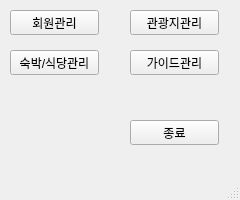
<?xml version="1.0" encoding="UTF-8"?>
<ui version="4.0">
 <class>mainpage</class>
 <widget class="QMainWindow" name="mainpage">
  <property name="geometry">
   <rect>
    <x>0</x>
    <y>0</y>
    <width>240</width>
    <height>200</height>
   </rect>
  </property>
  <property name="windowTitle">
   <string>mainpage</string>
  </property>
  <widget class="QWidget" name="centralwidget">
   <widget class="QPushButton" name="user_btn">
    <property name="geometry">
     <rect>
      <x>10</x>
      <y>10</y>
      <width>89</width>
      <height>25</height>
     </rect>
    </property>
    <property name="text">
     <string>회원관리</string>
    </property>
   </widget>
   <widget class="QPushButton" name="guide_btn">
    <property name="geometry">
     <rect>
      <x>130</x>
      <y>50</y>
      <width>89</width>
      <height>25</height>
     </rect>
    </property>
    <property name="text">
     <string>가이드관리</string>
    </property>
   </widget>
   <widget class="QPushButton" name="beach_btn">
    <property name="geometry">
     <rect>
      <x>130</x>
      <y>10</y>
      <width>89</width>
      <height>25</height>
     </rect>
    </property>
    <property name="text">
     <string>관광지관리</string>
    </property>
   </widget>
   <widget class="QPushButton" name="tour_btn">
    <property name="geometry">
     <rect>
      <x>10</x>
      <y>50</y>
      <width>89</width>
      <height>25</height>
     </rect>
    </property>
    <property name="text">
     <string>숙박/식당관리</string>
    </property>
   </widget>
   <widget class="QPushButton" name="exit_btn">
    <property name="geometry">
     <rect>
      <x>130</x>
      <y>120</y>
      <width>89</width>
      <height>25</height>
     </rect>
    </property>
    <property name="text">
     <string>종료</string>
    </property>
   </widget>
  </widget>
  <widget class="QMenuBar" name="menubar">
   <property name="geometry">
    <rect>
     <x>0</x>
     <y>0</y>
     <width>240</width>
     <height>22</height>
    </rect>
   </property>
  </widget>
  <widget class="QStatusBar" name="statusbar"/>
 </widget>
 <resources/>
 <connections/>
</ui>
